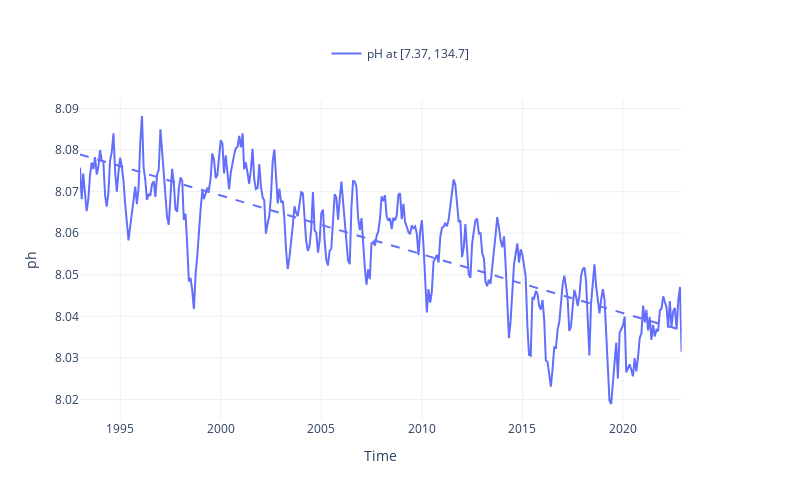

The notebook cell this image was saved under:
### Code cell
fig = plot_timeseries_interactive(dict_plot, trendline=True, scatter_dict = None);

### Figure 1 — Plotly figure (JSON) as saved in the notebook; plotly's stock layout.template omitted (floating-point values rounded to 4 significant figures; data arrays with more than 128 entries replaced by an {"elided": "..."} marker saying what was removed)
{"data": [{"line": {"color": "#636EFA"}, "name": "pH at [7.37, 134.7]", "type": "scatter", "x": {"elided": "360 str values"}, "xaxis": "x", "y": {"elided": "360 float values"}, "yaxis": "y"}, {"line": {"color": "#636EFA", "dash": "dash"}, "mode": "lines", "name": "pH at [7.37, 134.7] (Trend)", "showlegend": false, "type": "scatter", "x": {"elided": "360 str values"}, "xaxis": "x", "y": {"elided": "360 float values"}, "yaxis": "y"}], "layout": {"height": 500, "legend": {"font": {"size": 12}, "orientation": "h", "x": 0.5, "xanchor": "center", "y": 1.1, "yanchor": "bottom"}, "title": {"text": " "}, "width": 800, "xaxis": {"anchor": "y", "domain": [0, 0.94], "title": {"text": "Time"}}, "yaxis": {"anchor": "x", "domain": [0, 1], "title": {"text": "ph"}}, "yaxis2": {"anchor": "x", "overlaying": "y", "side": "right"}}}
